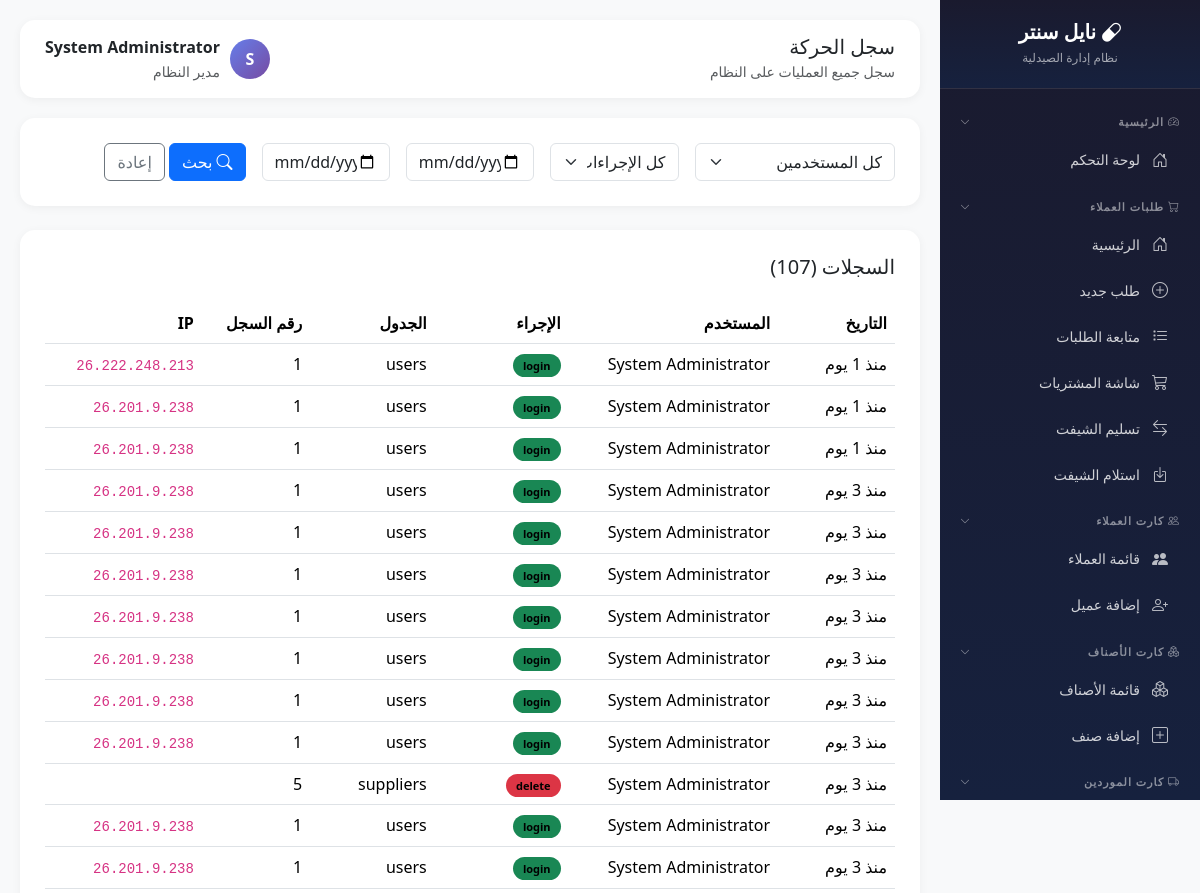
/modules/customer-requests/activity-log.php (signed in, upper part), run on an earlier commit of the app's database.
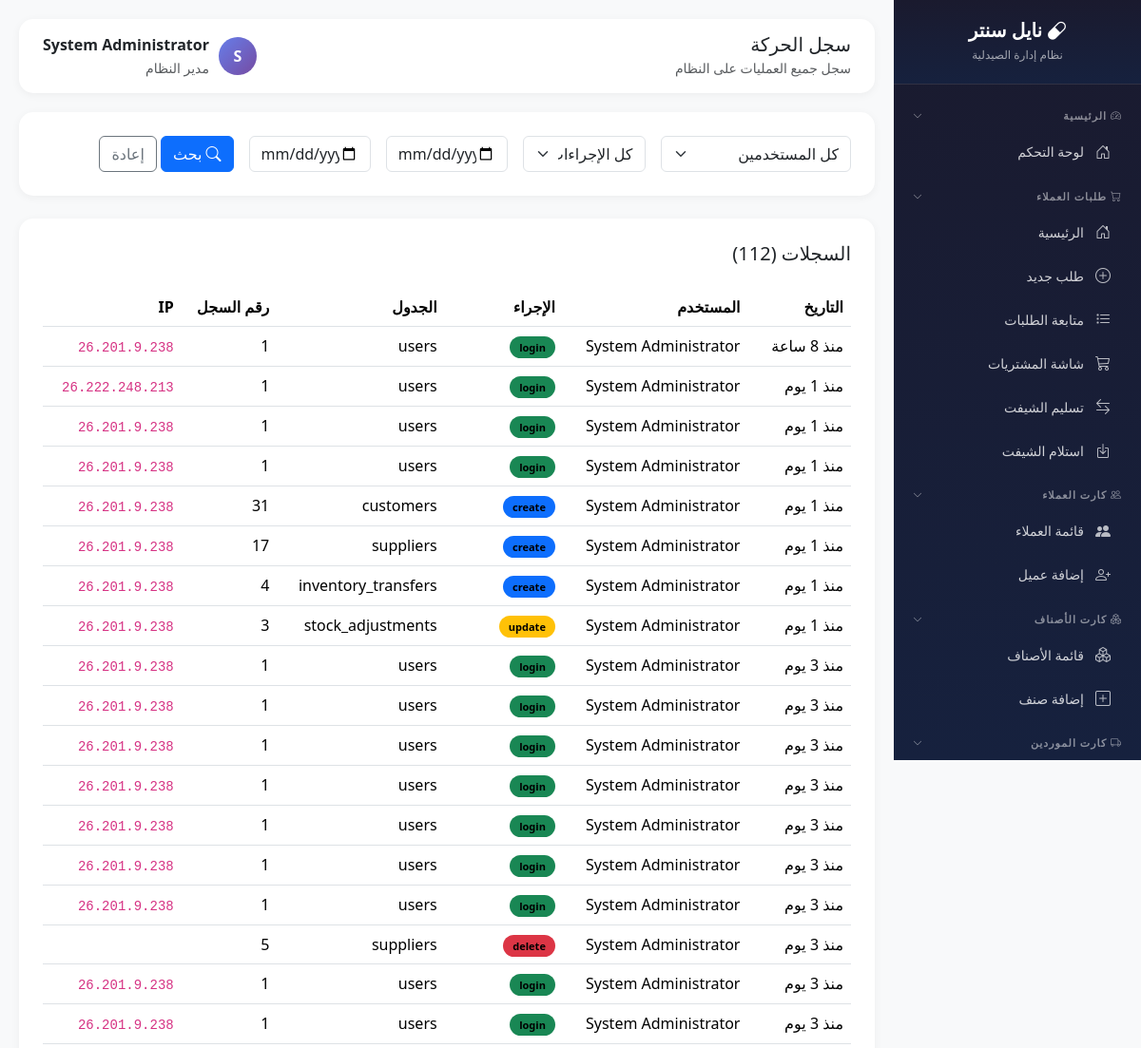
And on a later commit of the database.
### tables this page shows
CREATE TABLE `activity_logs` (
  `id` int(11) NOT NULL,
  `user_id` int(11) DEFAULT NULL,
  `user_name` varchar(100) DEFAULT NULL,
  `action` varchar(50) NOT NULL,
  `table_name` varchar(50) DEFAULT NULL,
  `record_id` int(11) DEFAULT NULL,
  `old_value` text DEFAULT NULL,
  `new_value` text DEFAULT NULL,
  `ip_address` varchar(50) DEFAULT NULL,
  `created_at` timestamp NOT NULL DEFAULT current_timestamp()
);

CREATE TABLE `users` (
  `id` int(11) NOT NULL,
  `username` varchar(50) NOT NULL,
  `password` varchar(255) NOT NULL,
  `full_name` varchar(100) NOT NULL,
  `role` enum('admin','pharmacist','purchaser','cashier') DEFAULT 'pharmacist',
  `branch_code` varchar(20) DEFAULT NULL,
  `phone` varchar(20) DEFAULT NULL,
  `is_active` tinyint(1) DEFAULT 1,
  `last_login` datetime DEFAULT NULL,
  `created_at` timestamp NOT NULL DEFAULT current_timestamp(),
  `updated_at` timestamp NOT NULL DEFAULT current_timestamp() ON UPDATE current_timestamp()
);

### core/config.php (called while the page is built, shortened)
<?php
function timeAgo($datetime) {
    $time = strtotime($datetime);
    $now = time();
    $diff = $now - $time;
    if ($diff < 86400) return 'منذ ' . floor($diff / 3600) . ' ساعة';
    if ($diff < 604800) return 'منذ ' . floor($diff / 86400) . ' يوم';
    return date('Y-m-d', $time);
}

### modules/customer-requests/activity-log.php (the view, shortened to what this page needs)
<?php
require_once __DIR__ . '/../../core/config.php';
$db = getDB();
$date_from = $_GET['date_from'] ?? '';
$date_to = $_GET['date_to'] ?? '';
$sql = "SELECT al.*, u.full_name as user_name
        FROM activity_logs al
        LEFT JOIN users u ON al.user_id = u.id
        WHERE 1=1";
$params = [];
$sql .= " ORDER BY al.created_at DESC LIMIT 500";
$stmt = $db->prepare($sql);
$stmt->execute($params);
$logs = $stmt->fetchAll();
$page_title = 'سجل الحركة';
?>
<!DOCTYPE html>
<html lang="ar" dir="rtl">
<head>
    <link href="https://cdn.jsdelivr.net/npm/bootstrap@5.3.2/dist/css/bootstrap.rtl.min.css" rel="stylesheet">
    <link href="https://cdn.jsdelivr.net/npm/bootstrap-icons@1.11.1/font/bootstrap-icons.css" rel="stylesheet">
</head>
<body>
 <?php require_once __DIR__ . '/../../includes/sidebar.php'; ?>
    <div class="main-content">
        <div class="topbar">
            <div><h5 class="mb-0"><?= $page_title ?></h5><small class="text-muted">سجل جميع العمليات على النظام</small></div>
            <div class="d-flex align-items-center">
                <div class="user-avatar" style="width:40px;height:40px;border-radius:50%;background:linear-gradient(135deg, var(--primary), var(--secondary));color:white;display:flex;align-items:center;justify-content:center;font-weight:700;margin-left:10px;"><?= mb_substr($_SESSION['user_name'], 0, 1) ?></div>
                <div><div class="fw-bold"><?= $_SESSION['user_name'] ?></div><small class="text-muted"><?= $_SESSION['user_role'] === 'admin' ? 'مدير النظام' : 'صيدلي' ?></small></div>
            </div>
        </div>
        <div class="content-card mb-4">
            <form method="GET" class="row g-3">
                <div class="col-md-3">
                    <select class="form-select" name="user">
                        <option value="">كل المستخدمين</option>
                    </select>
                </div>
                <div class="col-md-2">
                    <select class="form-select" name="action">
                        <option value="">كل الإجراءات</option>
                    </select>
                </div>
                <div class="col-md-2">
                    <input type="date" class="form-control" name="date_from" value="<?= $date_from ?>" placeholder="من">
                </div>
                <div class="col-md-2">
                    <input type="date" class="form-control" name="date_to" value="<?= $date_to ?>" placeholder="إلى">
                </div>
                <div class="col-md-3">
                    <button type="submit" class="btn btn-primary"><i class="bi bi-search me-1"></i>بحث</button>
                    <a href="activity-log.php" class="btn btn-outline-secondary">إعادة</a>
                </div>
            </form>
        </div>
        <div class="content-card">
            <h5 class="mb-4">السجلات (<?= count($logs) ?>)</h5>
            <div class="table-responsive">
                <table class="table table-hover">
                    <thead>
                        <tr>
                            <th>التاريخ</th>
                            <th>المستخدم</th>
                            <th>الإجراء</th>
                            <th>الجدول</th>
                            <th>رقم السجل</th>
                            <th>IP</th>
                        </tr>
                    </thead>
                    <tbody>
                        <?php foreach ($logs as $log): ?>
                        <tr class="log-row">
                            <td><?= timeAgo($log['created_at']) ?></td>
                            <td><?= $log['user_name'] ?? 'System' ?></td>
                            <td>
                                <span class="action-badge bg-<?=
                                    $log['action'] === 'login' ? 'success' :
                                    ($log['action'] === 'logout' ? 'secondary' :
                                    ($log['action'] === 'create' ? 'primary' :
                                    ($log['action'] === 'update' ? 'warning' :
                                    ($log['action'] === 'delete' ? 'danger' : 'info')))) ?>">
                                    <?= $log['action'] ?>
                                </span>
                            </td>
                            <td><?= $log['table_name'] ?? '-' ?></td>
                            <td><?= $log['record_id'] ?? '-' ?></td>
                            <td><code><?= $log['ip_address'] ?></code></td>
                        </tr>
                        <?php endforeach; ?>
                    </tbody>
                </table>
            </div>
        </div>
    </div>
</body>
</html>

What changed in the data, as far as the page shows it:
added activity_logs: created_at "منذ 8 ساعة", user.full_name "System Administrator", action "login", table_name "users", record "1", ip_address "26.201.9.238"
added activity_logs: created_at "منذ 1 يوم", user.full_name "System Administrator", action "create", table_name "customers", record "31", ip_address "26.201.9.238"
added activity_logs: created_at "منذ 1 يوم", user.full_name "System Administrator", action "create", table_name "suppliers", record "17", ip_address "26.201.9.238"
added activity_logs: created_at "منذ 1 يوم", user.full_name "System Administrator", action "create", table_name "inventory_transfers", record "4", ip_address "26.201.9.238"
added activity_logs: created_at "منذ 1 يوم", user.full_name "System Administrator", action "update", table_name "stock_adjustments", record "3", ip_address "26.201.9.238"
Also different on the page:
count($logs): "107" → "112"
